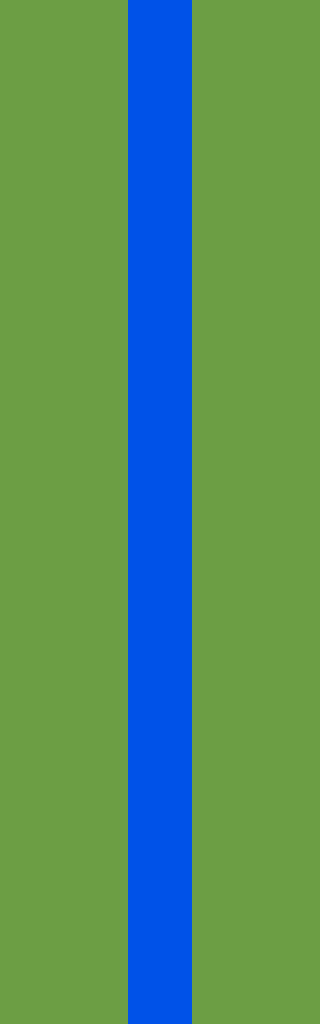

A 2D game scene composited from a Tiled map and its tileset images. What follows is a short description and the map's XML, with every tile layer's data as written:
An orthogonal 10x32 tile map with 32x32 px tiles, 1 tile layer (Camada de Tiles 1).

<map version="1.0" orientation="orthogonal" width="10" height="32" tilewidth="32" tileheight="32">
 <tileset firstgid="1" name="river_raid_tiles" tilewidth="32" tileheight="32">
  <image source="river_raid_tiles.png" width="256" height="128" />
 </tileset>
 <layer name="Camada de Tiles 1" width="10" height="32">
  <data encoding="csv">
1,1,1,1,32,32,1,1,1,1,
1,1,1,1,32,32,1,1,1,1,
1,1,1,1,32,32,1,1,1,1,
1,1,1,1,32,32,1,1,1,1,
1,1,1,1,32,32,1,1,1,1,
1,1,1,1,32,32,1,1,1,1,
1,1,1,1,32,32,1,1,1,1,
1,1,1,1,32,32,1,1,1,1,
1,1,1,1,32,32,1,1,1,1,
1,1,1,1,32,32,1,1,1,1,
1,1,1,1,32,32,1,1,1,1,
1,1,1,1,32,32,1,1,1,1,
1,1,1,1,32,32,1,1,1,1,
1,1,1,1,32,32,1,1,1,1,
1,1,1,1,32,32,1,1,1,1,
1,1,1,1,32,32,1,1,1,1,
1,1,1,1,32,32,1,1,1,1,
1,1,1,1,32,32,1,1,1,1,
1,1,1,1,32,32,1,1,1,1,
1,1,1,1,32,32,1,1,1,1,
1,1,1,1,32,32,1,1,1,1,
1,1,1,1,32,32,1,1,1,1,
1,1,1,1,32,32,1,1,1,1,
1,1,1,1,32,32,1,1,1,1,
1,1,1,1,32,32,1,1,1,1,
1,1,1,1,32,32,1,1,1,1,
1,1,1,1,32,32,1,1,1,1,
1,1,1,1,32,32,1,1,1,1,
1,1,1,1,32,32,1,1,1,1,
1,1,1,1,32,32,1,1,1,1,
1,1,1,1,32,32,1,1,1,1,
1,1,1,1,32,32,1,1,1,1
</data>
 </layer>
</map>
